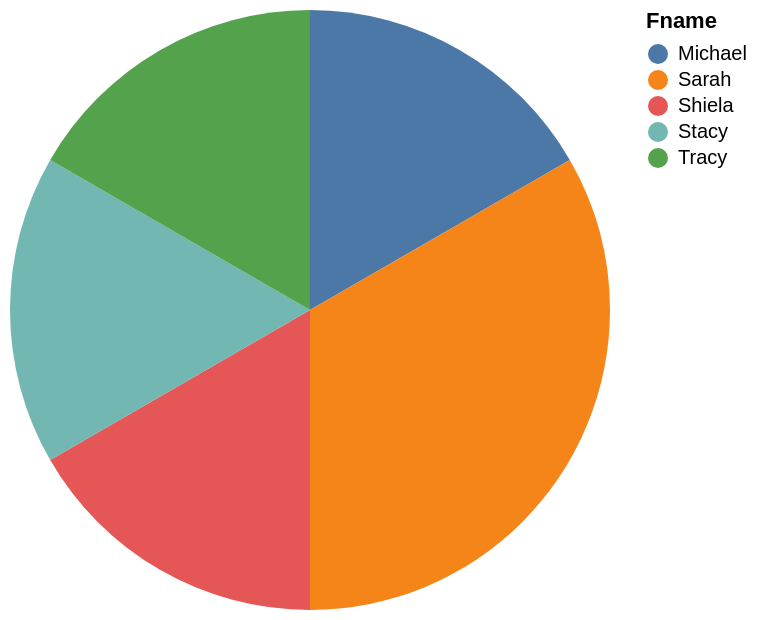

This figure's Vega-Lite source:
### Vega-Lite specification from a JSON file in a GitHub repository (floating-point values rounded to 4 significant figures)
{"data": {"values": [{"x_data": "Michael", "y_data": 1}, {"x_data": "Sarah", "y_data": 2}, {"x_data": "Shiela", "y_data": 1}, {"x_data": "Stacy", "y_data": 1}, {"x_data": "Tracy", "y_data": 1}]}, "mark": "arc", "encoding": {"theta": {"field": "y_data", "type": "quantitative", "title": "COUNT(Fname)"}, "color": {"field": "x_data", "type": "nominal", "title": "Fname"}}}
